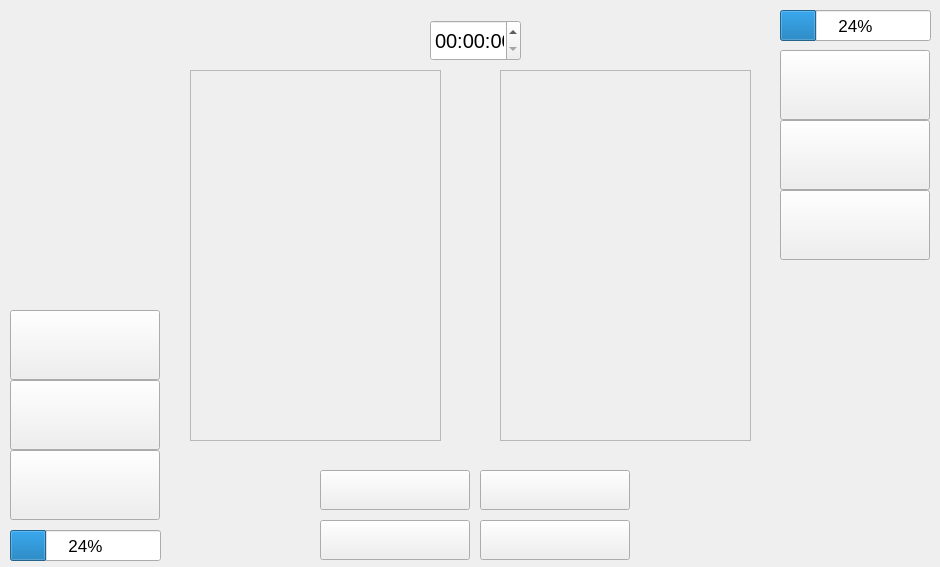
<?xml version="1.0" encoding="UTF-8"?>
<ui version="4.0">
 <class>Fight_page</class>
 <widget class="QWidget" name="Fight_page">
  <property name="geometry">
   <rect>
    <x>0</x>
    <y>0</y>
    <width>940</width>
    <height>567</height>
   </rect>
  </property>
  <property name="windowTitle">
   <string>Form</string>
  </property>
  <widget class="QFrame" name="background">
   <property name="geometry">
    <rect>
     <x>0</x>
     <y>0</y>
     <width>940</width>
     <height>567</height>
    </rect>
   </property>
   <widget class="QPushButton" name="attack_5">
    <property name="geometry">
     <rect>
      <x>320</x>
      <y>470</y>
      <width>150</width>
      <height>40</height>
     </rect>
    </property>
    <property name="text">
     <string/>
    </property>
   </widget>
   <widget class="QPushButton" name="attack_6">
    <property name="geometry">
     <rect>
      <x>480</x>
      <y>470</y>
      <width>150</width>
      <height>40</height>
     </rect>
    </property>
    <property name="text">
     <string/>
    </property>
   </widget>
   <widget class="QPushButton" name="attack_7">
    <property name="geometry">
     <rect>
      <x>320</x>
      <y>520</y>
      <width>150</width>
      <height>40</height>
     </rect>
    </property>
    <property name="text">
     <string/>
    </property>
   </widget>
   <widget class="QPushButton" name="attack_8">
    <property name="geometry">
     <rect>
      <x>480</x>
      <y>520</y>
      <width>150</width>
      <height>40</height>
     </rect>
    </property>
    <property name="text">
     <string/>
    </property>
   </widget>
   <widget class="QProgressBar" name="ennemy_pv_2">
    <property name="geometry">
     <rect>
      <x>780</x>
      <y>10</y>
      <width>151</width>
      <height>31</height>
     </rect>
    </property>
    <property name="font">
     <font>
      <pointsize>13</pointsize>
     </font>
    </property>
    <property name="value">
     <number>24</number>
    </property>
   </widget>
   <widget class="QProgressBar" name="ally_pv_2">
    <property name="geometry">
     <rect>
      <x>10</x>
      <y>530</y>
      <width>151</width>
      <height>31</height>
     </rect>
    </property>
    <property name="font">
     <font>
      <pointsize>13</pointsize>
     </font>
    </property>
    <property name="value">
     <number>24</number>
    </property>
   </widget>
   <widget class="QTimeEdit" name="timer_2">
    <property name="geometry">
     <rect>
      <x>430</x>
      <y>20</y>
      <width>91</width>
      <height>41</height>
     </rect>
    </property>
    <property name="font">
     <font>
      <pointsize>15</pointsize>
     </font>
    </property>
   </widget>
   <widget class="QPushButton" name="perso_1_ally_2">
    <property name="geometry">
     <rect>
      <x>10</x>
      <y>450</y>
      <width>150</width>
      <height>70</height>
     </rect>
    </property>
    <property name="styleSheet">
     <string notr="true"/>
    </property>
    <property name="text">
     <string/>
    </property>
   </widget>
   <widget class="QPushButton" name="perso_2_ally_2">
    <property name="geometry">
     <rect>
      <x>10</x>
      <y>380</y>
      <width>150</width>
      <height>70</height>
     </rect>
    </property>
    <property name="styleSheet">
     <string notr="true"/>
    </property>
    <property name="text">
     <string/>
    </property>
   </widget>
   <widget class="QPushButton" name="perso_3_ally_2">
    <property name="geometry">
     <rect>
      <x>10</x>
      <y>310</y>
      <width>150</width>
      <height>70</height>
     </rect>
    </property>
    <property name="styleSheet">
     <string notr="true"/>
    </property>
    <property name="text">
     <string/>
    </property>
   </widget>
   <widget class="QPushButton" name="perso_1_ennemy_2">
    <property name="geometry">
     <rect>
      <x>780</x>
      <y>50</y>
      <width>150</width>
      <height>70</height>
     </rect>
    </property>
    <property name="styleSheet">
     <string notr="true"/>
    </property>
    <property name="text">
     <string/>
    </property>
   </widget>
   <widget class="QPushButton" name="perso_2_ennemy_2">
    <property name="geometry">
     <rect>
      <x>780</x>
      <y>120</y>
      <width>150</width>
      <height>70</height>
     </rect>
    </property>
    <property name="styleSheet">
     <string notr="true"/>
    </property>
    <property name="text">
     <string/>
    </property>
   </widget>
   <widget class="QPushButton" name="perso_3_ennemy_2">
    <property name="geometry">
     <rect>
      <x>780</x>
      <y>190</y>
      <width>150</width>
      <height>70</height>
     </rect>
    </property>
    <property name="styleSheet">
     <string notr="true"/>
    </property>
    <property name="text">
     <string/>
    </property>
   </widget>
   <widget class="QFrame" name="char_select_ally_2">
    <property name="geometry">
     <rect>
      <x>190</x>
      <y>70</y>
      <width>251</width>
      <height>371</height>
     </rect>
    </property>
    <property name="frameShape">
     <enum>QFrame::StyledPanel</enum>
    </property>
    <property name="frameShadow">
     <enum>QFrame::Raised</enum>
    </property>
   </widget>
   <widget class="QFrame" name="char_select_ennemy_2">
    <property name="geometry">
     <rect>
      <x>500</x>
      <y>70</y>
      <width>251</width>
      <height>371</height>
     </rect>
    </property>
    <property name="frameShape">
     <enum>QFrame::StyledPanel</enum>
    </property>
    <property name="frameShadow">
     <enum>QFrame::Raised</enum>
    </property>
   </widget>
  </widget>
 </widget>
 <resources/>
 <connections/>
</ui>
